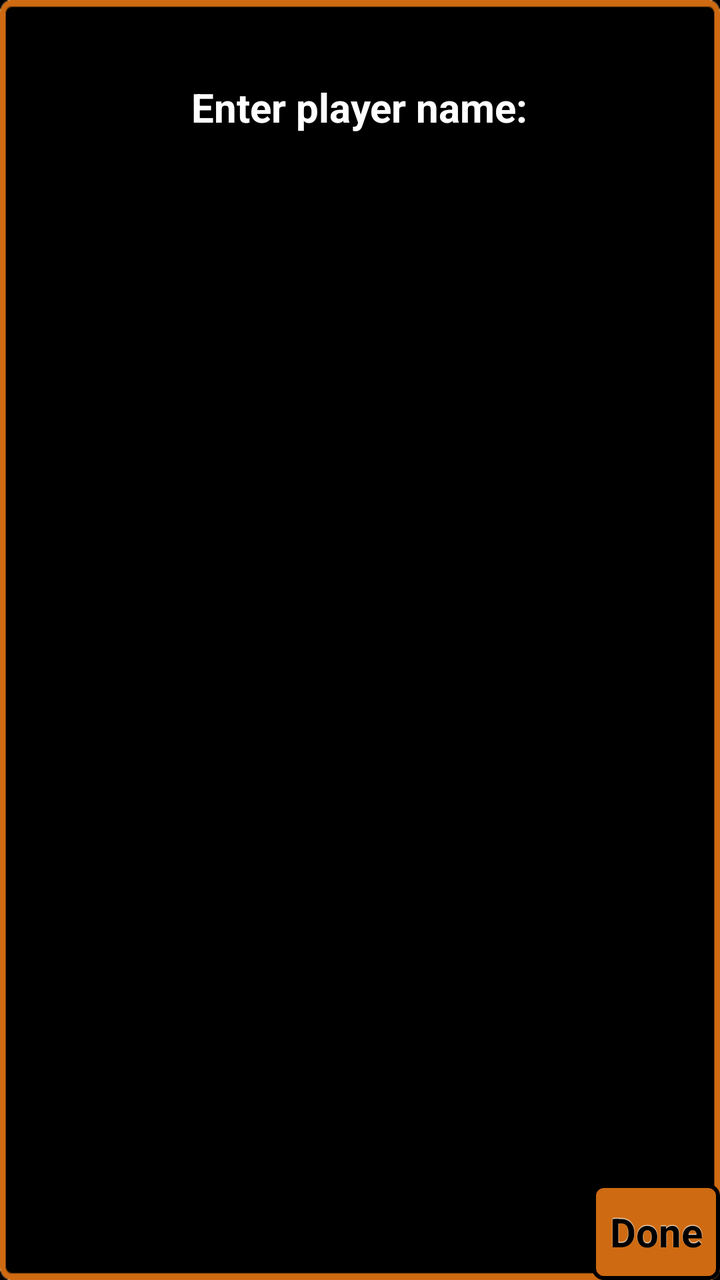
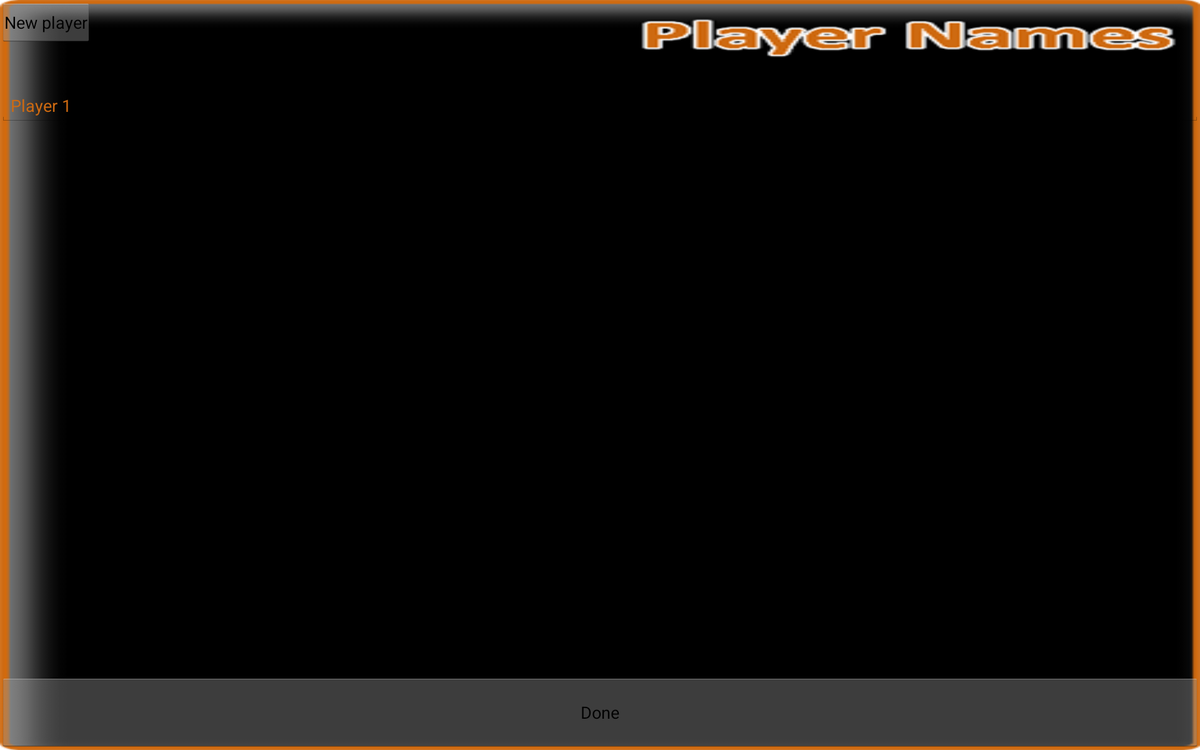

Compare how this app lays out the same screen by default and in its alternative resource folder. The renders come first, then the two layout files and the values they reference.
<!-- AndroidManifest.xml: application theme AppTheme -->
<!-- res/layout/activity_new_player.xml -->
<RelativeLayout xmlns:android="http://schemas.android.com/apk/res/android"
    xmlns:tools="http://schemas.android.com/tools"
    android:layout_width="match_parent"
    android:layout_height="match_parent"
    android:background="@drawable/defaultbackground"
    tools:context=".NewCourseActivity"
    >

    <EditText
        android:id="@+id/newPlayerEditText"
        style="@style/editTextStyle"
        android:layout_width="wrap_content"
        android:layout_height="wrap_content"
        android:layout_alignParentTop="true"
        android:layout_centerHorizontal="true"
        android:layout_marginTop="90dp"
        android:ems="10" />

    <Button
        android:id="@+id/newPlayerDoneButton"
        style="@style/button"
        android:layout_width="wrap_content"
        android:layout_height="wrap_content"
        android:layout_alignParentBottom="true"
        android:layout_alignParentRight="true"
        android:onClick="saveAndExit"
        android:text="Done" />

    <TextView
        android:id="@+id/textViewCourseName"
        style="@style/textviewlarge"
        android:layout_width="wrap_content"
        android:layout_height="wrap_content"
        android:layout_alignParentTop="true"
        android:layout_centerHorizontal="true"
        android:layout_marginTop="40dp"
        android:text="Enter player name:"
        android:textAppearance="?android:attr/textAppearanceLarge" />

</RelativeLayout>
<!-- resources referenced by this layout -->
<resources>
  <!-- drawable defaultbackground: png bitmap (drawable-hdpi, 20199 bytes) -->
  <style name="button" parent="@android:style/Widget.Button">
          <item name="android:gravity">center_vertical|center_horizontal</item>
          <item name="android:textColor">#000000</item>
          <item name="android:shadowColor">#FFFFFF</item>
          <item name="android:shadowDx">0</item>
          <item name="android:shadowDy">-1</item>
          <item name="android:shadowRadius">0.5</item>
          <item name="android:textSize">20sp</item>
          <item name="android:textStyle">bold</item>
          <item name="android:background">@drawable/button</item>
          <item name="android:focusable">true</item>
          <item name="android:clickable">true</item>
      </style>
  <style name="editTextStyle" parent="android:style/Widget.TextView">
          <item name="android:textColor">#000000</item>
          <item name="android:textSize">20sp</item>
          <item name="android:textStyle">bold</item>
      </style>
  <style name="textviewlarge" parent="@android:style/Widget.TextView">
          <item name="android:textColor">#FFFFFF</item>
          <item name="android:textSize">20sp</item>
          <item name="android:textStyle">bold</item>
      </style>
  <style name="AppTheme" parent="AppBaseTheme">
          
      </style>
  <!-- drawable button (drawable-xhdpi) -->
  <?xml version="1.0" encoding="utf-8"?>
  <selector xmlns:android="http://schemas.android.com/apk/res/android">
     
      <item
      	android:state_pressed="true"
      	android:state_enabled="true"
          android:drawable="@drawable/button_pressed" />
  
      <item
      	android:state_enabled="true"
          android:drawable="@drawable/button_enabled" />
  </selector>
  <style name="AppBaseTheme" parent="android:Theme.Holo.Light.NoActionBar">
          
      </style>
  <!-- drawable button_pressed (drawable-large-mdpi) -->
  <?xml version="1.0" encoding="utf-8"?>
  <shape xmlns:android="http://schemas.android.com/apk/res/android" android:shape="rectangle">
      <solid
  		android:color="#CE7C11"
          android:angle="90"/>
      <padding android:left="14dp"
          android:top="14dp"
          android:right="14dp"
          android:bottom="14dp" />
      <stroke
          android:width="2sp"
          android:color="#000000" />
      <corners android:radius= "10dp" />
  </shape>
  <!-- drawable button_enabled (drawable-large-mdpi) -->
  <?xml version="1.0" encoding="utf-8"?>
  <shape xmlns:android="http://schemas.android.com/apk/res/android" android:shape="rectangle">
      <gradient
          android:startColor="#FDCC64"
          android:centerColor="#CE6A11"
          android:endColor="#FDCC64"
          android:angle="90"/>
      <padding android:left="14dp"
          android:top="14dp"
          android:right="14dp"
          android:bottom="14dp" />
      <stroke
          android:width="2sp"
          android:color="#FFFFFF" />
      <corners android:radius= "10dp" />
  </shape>
</resources>
<!-- res/layout-sw720dp/activity_new_player.xml (the repository's variant of the layout above) -->
<!-- drawn on a large tablet held sideways -->
<RelativeLayout xmlns:android="http://schemas.android.com/apk/res/android"
    xmlns:tools="http://schemas.android.com/tools"
    android:layout_width="match_parent"
    android:layout_height="match_parent"
    android:paddingBottom="@dimen/activity_vertical_margin"
    android:paddingLeft="@dimen/activity_horizontal_margin"
    android:paddingRight="@dimen/activity_horizontal_margin"
    android:paddingTop="@dimen/activity_vertical_margin"
    tools:context=".NewPlayerActivity" >

    <RelativeLayout
        android:id="@+id/addPlayerWindow"
        android:layout_width="match_parent"
        android:layout_height="match_parent"
        android:layout_alignParentLeft="true"
        android:layout_alignParentTop="true"
        android:background="@drawable/newplayerbackground"
        android:gravity="center_horizontal"
        android:orientation="horizontal"
        android:visibility="visible" >

        <LinearLayout
            android:layout_width="fill_parent"
            android:layout_height="fill_parent"
            android:orientation="vertical"
            android:weightSum="1"
             >

            <LinearLayout
                android:id="@+id/row1"
                android:layout_width="match_parent"
                android:layout_height="0dp"
                android:layout_weight="0.1"
                android:orientation="horizontal"
                android:weightSum="1" >

                <Button
                    android:id="@+id/addNewPlayerButton"
                    android:layout_width="wrap_content"
                    android:layout_height="wrap_content"
                    android:layout_alignParentBottom="true"
                    android:layout_alignParentRight="true"
                    android:onClick="addPlayer"
                    android:padding="5dp"
                    android:text="New player" />
                
            </LinearLayout>

            <LinearLayout
                android:id="@+id/row2"
                android:layout_width="match_parent"
                android:layout_height="0dp"
                android:layout_weight="0.80"
                android:orientation="vertical" >

                <ScrollView
                    android:id="@+id/scrollView1"
                    android:layout_width="match_parent"
                    android:layout_height="match_parent"
                    >

                    <LinearLayout
                        android:id="@+id/playerLayout"
                        android:layout_width="fill_parent"
                        android:layout_height="fill_parent"
                        android:orientation="vertical" >

                        <EditText
                            android:id="@+id/editTextP1"
                            android:layout_width="fill_parent"
                            android:layout_height="wrap_content"
                            android:ems="10"
                            android:paddingTop="20dp"
                            android:selectAllOnFocus="true"
                            android:textColor="#CE6A11"
                            android:text="Player 1" />

                        <EditText
                            android:id="@+id/editTextP2"
                            android:layout_width="fill_parent"
                            android:layout_height="wrap_content"
                            android:ems="10"
                            android:paddingTop="20dp"
                            android:selectAllOnFocus="true"
                            android:textColor="#CE6A11"
                            android:text="Player 2"
                            android:visibility="gone" />

                        <EditText
                            android:id="@+id/editTextP3"
                            android:layout_width="fill_parent"
                            android:layout_height="wrap_content"
                            android:ems="10"
                            android:paddingTop="20dp"
                            android:selectAllOnFocus="true"
                            android:textColor="#CE6A11"
                            android:text="Player 3"
                            android:visibility="gone" />

                        <EditText
                            android:id="@+id/editTextP4"
                            android:layout_width="fill_parent"
                            android:layout_height="wrap_content"
                            android:ems="10"
                            android:paddingTop="20dp"
                            android:selectAllOnFocus="true"
                            android:textColor="#CE6A11"
                            android:text="Player 4"
                            android:visibility="gone" />

                        <EditText
                            android:id="@+id/editTextP5"
                            android:layout_width="fill_parent"
                            android:layout_height="wrap_content"
                            android:ems="10"
                            android:paddingTop="20dp"
                            android:selectAllOnFocus="true"
                            android:textColor="#CE6A11"
                            android:text="Player 5"
                            android:visibility="gone" />

                        <EditText
                            android:id="@+id/editTextP6"
                            android:layout_width="fill_parent"
                            android:layout_height="wrap_content"
                            android:ems="10"
                            android:paddingTop="20dp"
                            android:selectAllOnFocus="true"
                            android:textColor="#CE6A11"
                            android:text="Player 6"
                            android:visibility="gone" />

                        <EditText
                            android:id="@+id/editTextP7"
                            android:layout_width="fill_parent"
                            android:layout_height="wrap_content"
                            android:ems="10"
                            android:paddingTop="20dp"
                            android:selectAllOnFocus="true"
                            android:textColor="#CE6A11"
                            android:text="Player 7"
                            android:visibility="gone" />

                        <EditText
                            android:id="@+id/editTextP8"
                            android:layout_width="fill_parent"
                            android:layout_height="wrap_content"
                            android:ems="10"
                            android:paddingTop="20dp"
                            android:selectAllOnFocus="true"
                            android:textColor="#CE6A11"
                            android:text="Player 8"
                            android:visibility="gone" />
                    </LinearLayout>
                </ScrollView>
            </LinearLayout>

            <LinearLayout
                android:id="@+id/row3"
                android:layout_width="match_parent"
                android:layout_height="0dp"
                android:layout_weight="0.10"
                android:clipChildren="false"
                android:clipToPadding="false"
                android:orientation="vertical" >

                <Button
                    android:id="@+id/newPlayerAddButton"
                    android:layout_width="match_parent"
                    android:layout_height="match_parent"
                    android:onClick="savePlayersAndCloseWindow"
                    android:text="Done" />

            </LinearLayout>
        </LinearLayout>

    </RelativeLayout>

</RelativeLayout>
<!-- resources referenced by the variant -->
<!-- as a large tablet held sideways resolves them -->
<resources>
  <!-- drawable newplayerbackground: png bitmap (drawable-hdpi, 24314 bytes) -->
  <!-- from res/values-sw720dp-land/ -->
  <style name="AppTheme" parent="AppBaseTheme">
          
      </style>
  <!-- from res/values-sw720dp-land/ -->
  <style name="AppBaseTheme" parent="android:Theme.Holo.Light.NoActionBar">
          
      </style>
</resources>
